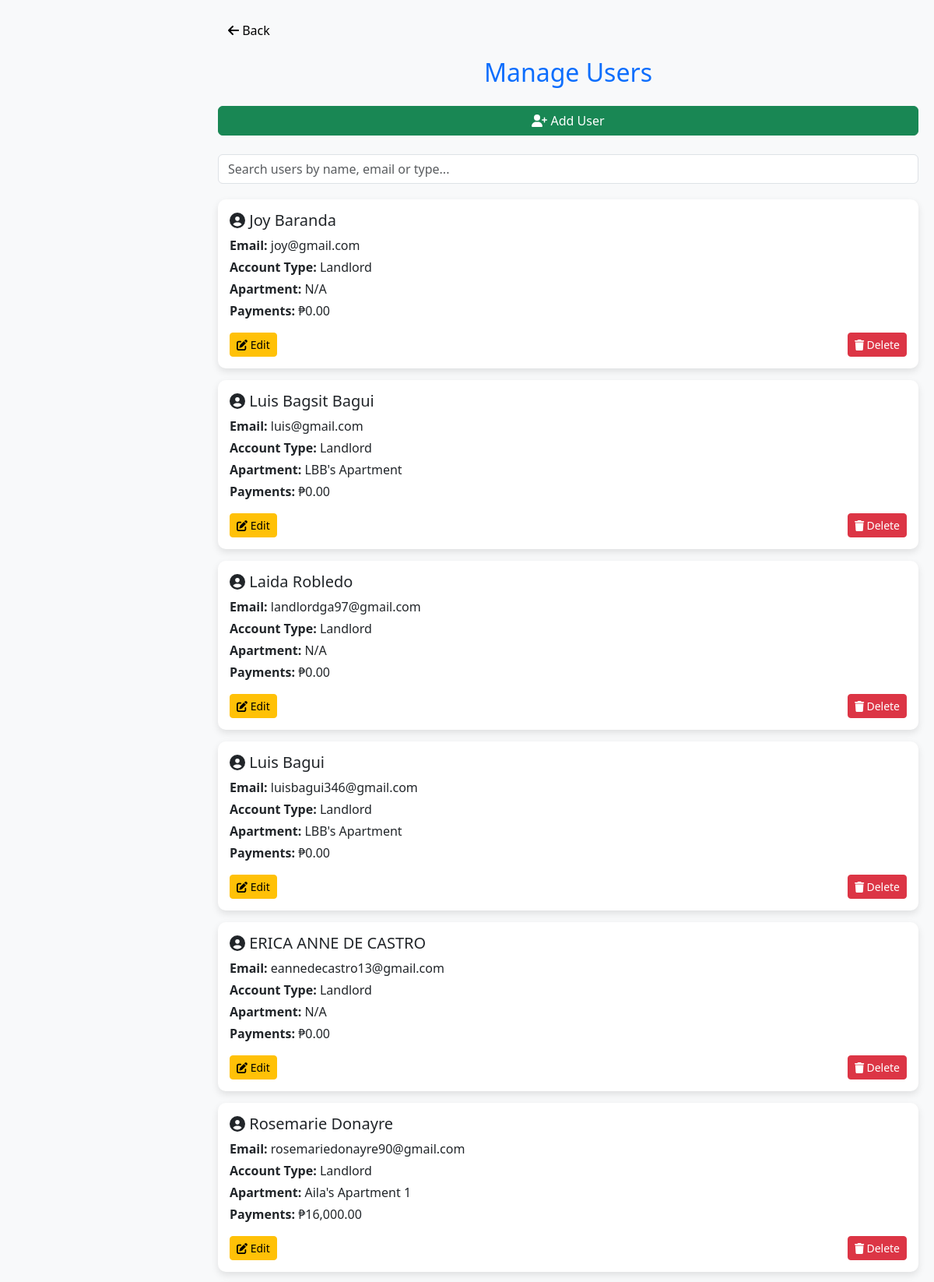
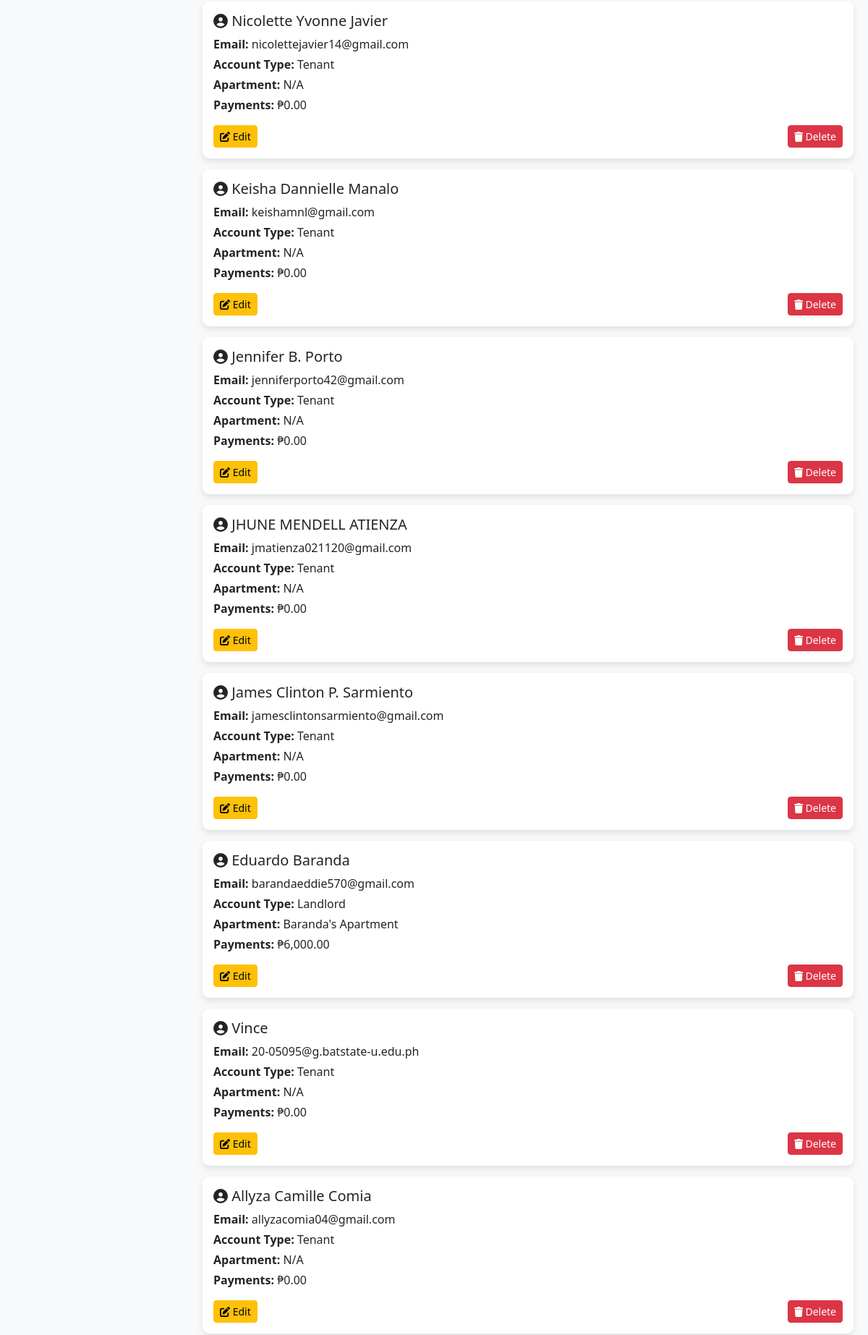
/admin/admin_manage_users.php (signed in, upper part), run on the app's committed database (2 pictures, top to bottom).
### tables this page shows
CREATE TABLE `users` (
  `id` int(11) NOT NULL,
  `mobile` varchar(15) NOT NULL,
  `name` varchar(100) NOT NULL,
  `email` varchar(100) NOT NULL,
  `password` varchar(255) NOT NULL,
  `user_type` enum('Tenant','Landlord') NOT NULL,
  `created_at` timestamp NOT NULL DEFAULT current_timestamp(),
  `selected_apartment` int(11) DEFAULT NULL,
  `proof_image` varchar(255) DEFAULT NULL,
  `status` enum('Pending','Approved') DEFAULT 'Pending'
);

### admin/admin_manage_users.php (the view, shortened to what this page needs)
<?php
include '../db_connect.php';
$query = "SELECT users.*,
                 (SELECT name FROM apartments WHERE apartments.landlord_id = users.id LIMIT 1) AS apartment,
                 COALESCE(SUM(payments.total_amount), 0) AS total_amount
          FROM users
          LEFT JOIN payments ON users.id = payments.receiver_id
          GROUP BY users.id";
$result = mysqli_query($conn, $query);
$users = [];
while ($row = mysqli_fetch_assoc($result)) {
    $users[] = $row;
}
?>
<!DOCTYPE html>
<html lang="en">
<head>
    <link href="https://cdnjs.cloudflare.com/ajax/libs/bootstrap/5.3.0/css/bootstrap.min.css" rel="stylesheet">
</head>
<body style="background-color: #f8f9fa;">
<div class="container-manage-users">
    <div class="mb-3">
        <a href="admin_dashboard.php" class="btn btn-light">
            <i class="fas fa-arrow-left"></i> Back
        </a>
    </div>
    <h2 class="text-center text-primary mb-4">Manage Users</h2>
    <div class="d-grid gap-2 mb-4">
        <button class="btn btn-success" onclick="openModal()">
            <i class="fas fa-user-plus"></i> Add User
        </button>
    </div>
    <input type="text" id="searchInput" onkeyup="searchUsers()" class="form-control search-bar" placeholder="Search users by name, email or type...">
    <div id="usersContainer">
        <?php foreach ($users as $user): ?>
            <div class="user-card" data-name="<?php echo strtolower($user['name']); ?>" data-email="<?php echo strtolower($user['email']); ?>" data-type="<?php echo strtolower($user['user_type']); ?>">
                <h5><i class="fas fa-user-circle"></i> <?php echo htmlspecialchars($user['name']); ?></h5>
                <p class="mb-1"><strong>Email:</strong> <?php echo htmlspecialchars($user['email']); ?></p>
                <p class="mb-1"><strong>Account Type:</strong> <?php echo htmlspecialchars($user['user_type']); ?></p>
                <p class="mb-1"><strong>Apartment:</strong> <?php echo $user['apartment'] ? htmlspecialchars($user['apartment']) : 'N/A'; ?></p>
                <p><strong>Payments:</strong>
                    <?php echo $user['total_amount'] ? '₱' . number_format($user['total_amount'], 2) : 'No Payments'; ?>
                </p>
                <div class="d-flex justify-content-between">
                    <a href="admin_edit_user.php?id=<?php echo htmlspecialchars($user['id']); ?>" class="btn btn-warning btn-sm">
                        <i class="fas fa-edit"></i> Edit
                    </a>
                    <a href="admin_manage_users.php?delete=<?php echo htmlspecialchars($user['id']); ?>" class="btn btn-danger btn-sm" onclick="return confirm('Are you sure you want to delete this user?');">
                        <i class="fas fa-trash"></i> Delete
                    </a>
                </div>
            </div>
        <?php endforeach; ?>
    </div>
</div>
</body>
</html>

### admin/admin_manage_users.php (style rules this page uses)
.container-manage-users { margin-left: 260px; padding: 20px; transition: all 0.3s ease; }
.user-card { background: white; padding: 15px; border-radius: 10px; box-shadow: 0px 4px 10px rgba(0, 0, 0, 0.1); margin-bottom: 15px; }
.search-bar { margin-bottom: 20px; }

### data on the page
users: name "Joy Baranda", email "joy@gmail.com", user_type "Landlord", shows "N/A", total_amount "0.00"
users: name "Luis Bagsit Bagui", email "luis@gmail.com", user_type "Landlord", apartment "LBB's Apartment", total_amount "0.00"
users: name "Laida Robledo", email "landlordga97@gmail.com", user_type "Landlord", shows "N/A", total_amount "0.00"
users: name "Luis Bagui", email "luisbagui346@gmail.com", user_type "Landlord", apartment "LBB's Apartment", total_amount "0.00"
users: name "ERICA ANNE DE CASTRO", email "eannedecastro13@gmail.com", user_type "Landlord", shows "N/A", total_amount "0.00"
users: name "Rosemarie Donayre", email "rosemariedonayre90@gmail.com", user_type "Landlord", apartment "Aila's Apartment 1", total_amount "16,000.00"
users: name "Nicolette Yvonne Javier", email "nicolettejavier14@gmail.com", user_type "Tenant", shows "N/A", total_amount "0.00"
users: name "Keisha Dannielle Manalo", email "keishamnl@gmail.com", user_type "Tenant", shows "N/A", total_amount "0.00"
users: name "Jennifer B. Porto", email "jenniferporto42@gmail.com", user_type "Tenant", shows "N/A", total_amount "0.00"
users: name "JHUNE MENDELL ATIENZA", email "jmatienza021120@gmail.com", user_type "Tenant", shows "N/A", total_amount "0.00"
users: name "James Clinton P. Sarmiento", email "jamesclintonsarmiento@gmail.com", user_type "Tenant", shows "N/A", total_amount "0.00"
users: name "Eduardo Baranda", email "barandaeddie570@gmail.com", user_type "Landlord", apartment "Baranda's Apartment", total_amount "6,000.00"
users: name "Vince", email "20-05095@g.batstate-u.edu.ph", user_type "Tenant", shows "N/A", total_amount "0.00"
users: name "Allyza Camille Comia", email "allyzacomia04@gmail.com", user_type "Tenant", shows "N/A", total_amount "0.00"
